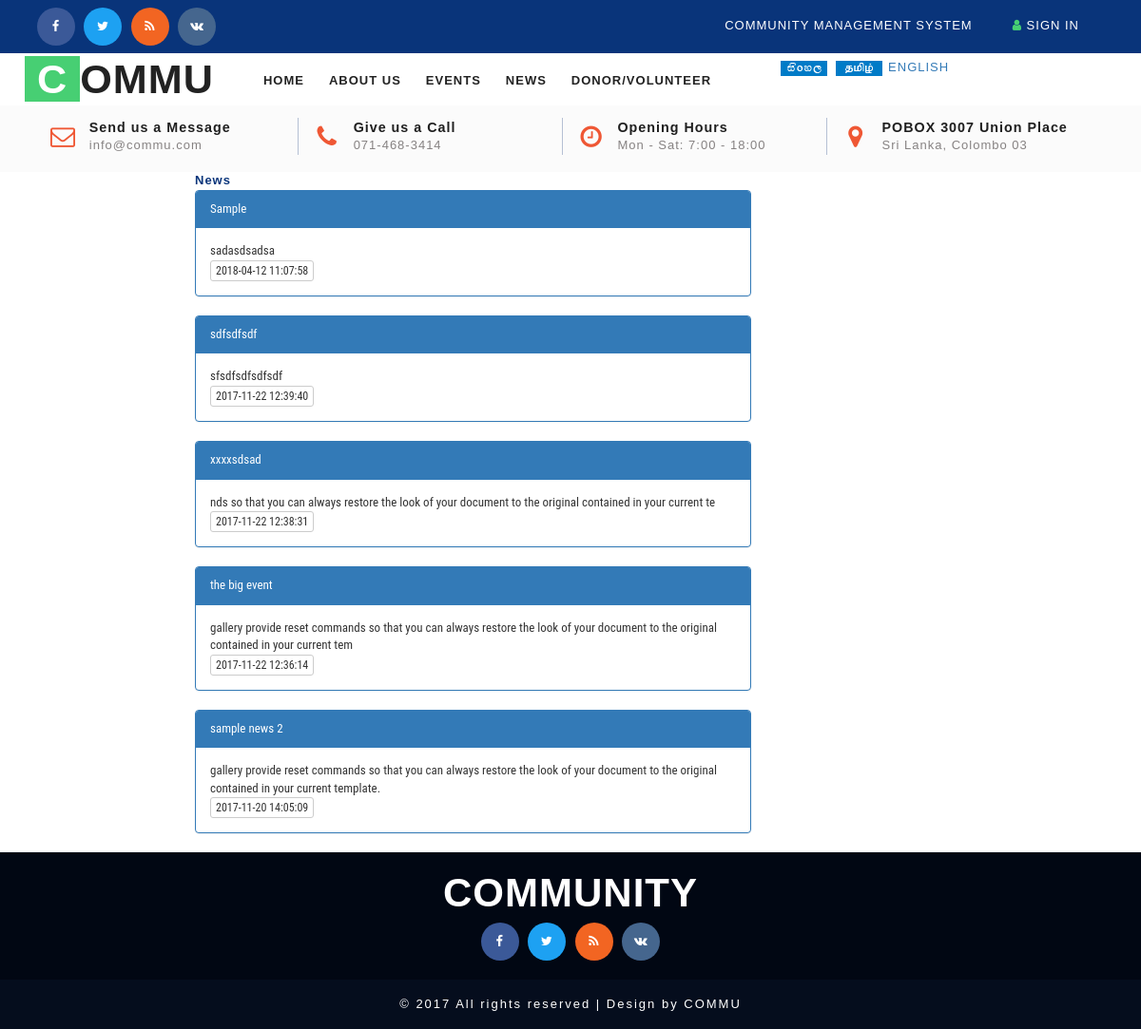
Before: /news.php with the older database file.
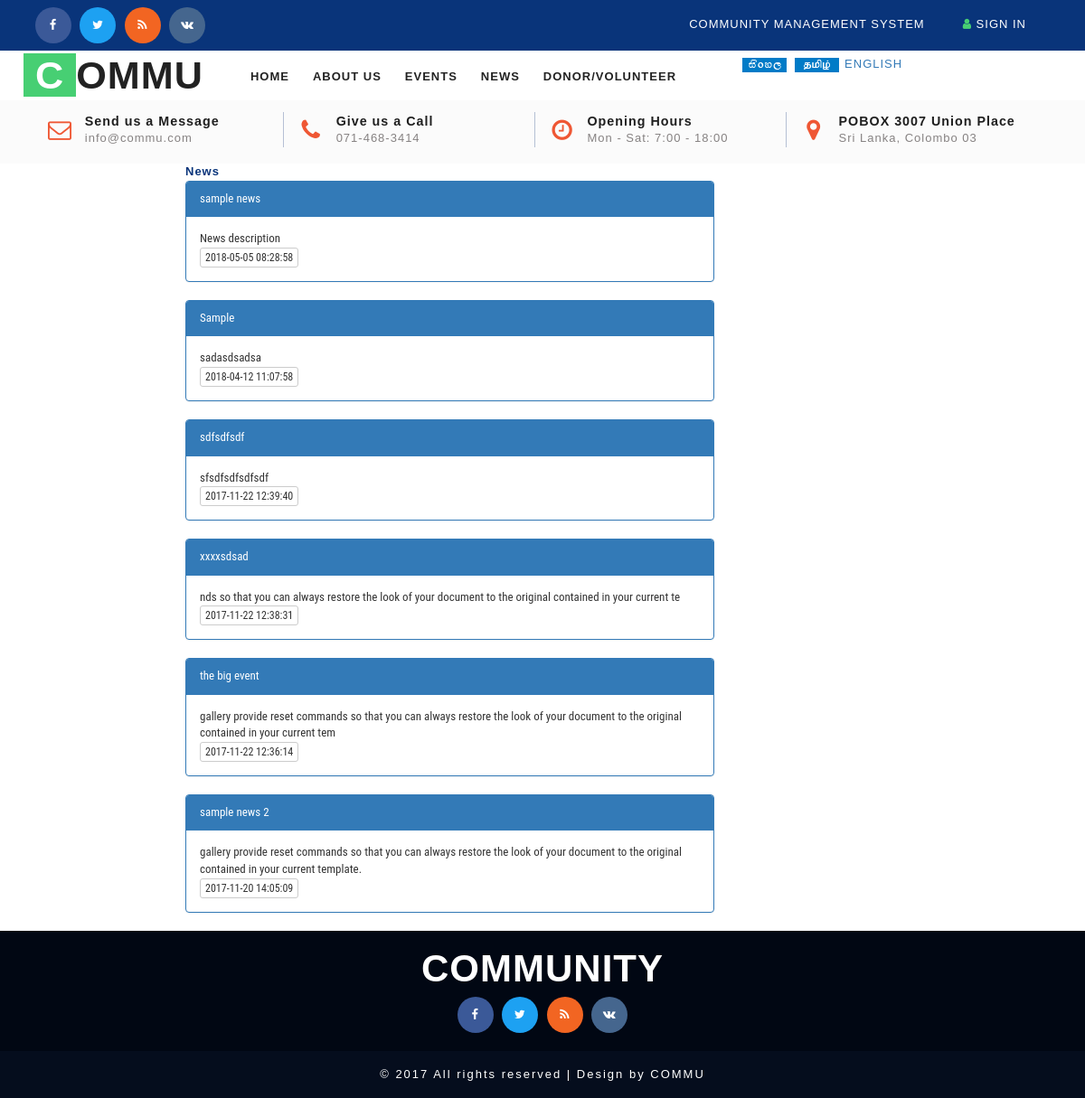
After: the same page with the newer database file.
### tables this page shows
CREATE TABLE `cms_news` (
  `id` int(5) NOT NULL AUTO_INCREMENT,
  `news_title` varchar(50) DEFAULT NULL,
  `description` varchar(250) DEFAULT NULL,
  `usercreated` int(5) DEFAULT NULL COMMENT 'cms_user',
  `datecreated` timestamp NOT NULL DEFAULT CURRENT_TIMESTAMP,
  `status` varchar(10) DEFAULT 'ACTIVE' COMMENT 'ACT|DACT',
  PRIMARY KEY (`id`),
  KEY `FK_cms_news_user` (`usercreated`),
  CONSTRAINT `FK_cms_news_user` FOREIGN KEY (`usercreated`) REFERENCES `cms_user` (`id`)
);

### model/DB.php (called while the page is built, shortened)
<?php
function getDBConnection() {
    $servername = "localhost";
    $username = "root";
    $password = "123";
    $db = "cmsdb";
    $conn = mysqli_connect($servername, $username, $password, $db);
    if (!$conn) {
        die("Connection failed: " . mysqli_connect_error());
    } else {
        return $conn;
    }
}
function getData($sql) {
    $conn = getDBConnection();
    $result = mysqli_query($conn, $sql);
    if (mysqli_num_rows($result) > 0) {
        return $result;
    } else {
        return FALSE;
    }
}
?>

### news.php (the view, shortened to what the changed rows need)
<?php session_start();
   include './model/DB.php';
   ?>
<!DOCTYPE html>
<html lang="en">
    <head>
        <?php include_once './basecss.php'; ?>
    </head>
    <body>
        <div class="banner">
            <nav class="navbar navbar-default">
                <div class="navbar-header navbar-left">
                    <h1><a class="navbar-brand" href="index.html"><span>C</span>OMMU</a></h1>
                </div>
            </nav>
        </div>
        <div class = "row">
            <div class="col-md-6">
                <?php
                $sqlNews = " SELECT * FROM cms_news WHERE STATUS = 'ACTIVE' ORDER BY id DESC  ";
                $resultNews = getData($sqlNews);
                if ($resultNews != FALSE) {
                    while ($row = mysqli_fetch_assoc($resultNews)) {
                        ?>
<div class="panel panel-primary">
        <div class="panel-heading"><?= $row['news_title'] ?></div>
        <div class="panel-body">
           <?= $row['description'] ?>
            <br> <span class="btn btn-default btn-xs"><?= $row['datecreated'] ?></span>
        </div>
      </div>
                        <?php
                    }
                }
                ?>
            </div>
        </div>
        <?php include './_footer.php'; ?>
    </body>
</html>

Changed rows visible on the page:
added cms_news: news_title "sample news", description "News description", datecreated "2018-05-05 08:28:58"
